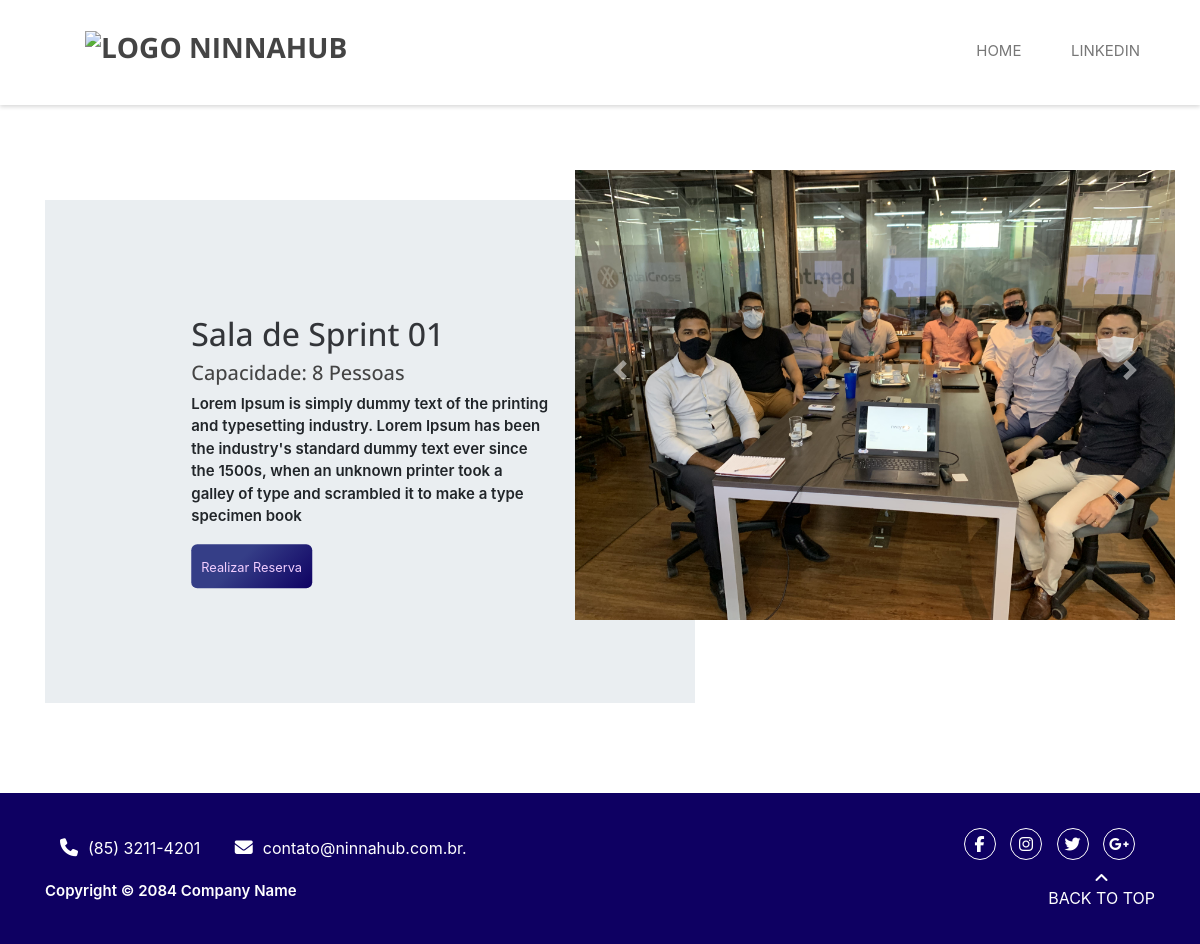
The app's page /4, older data.
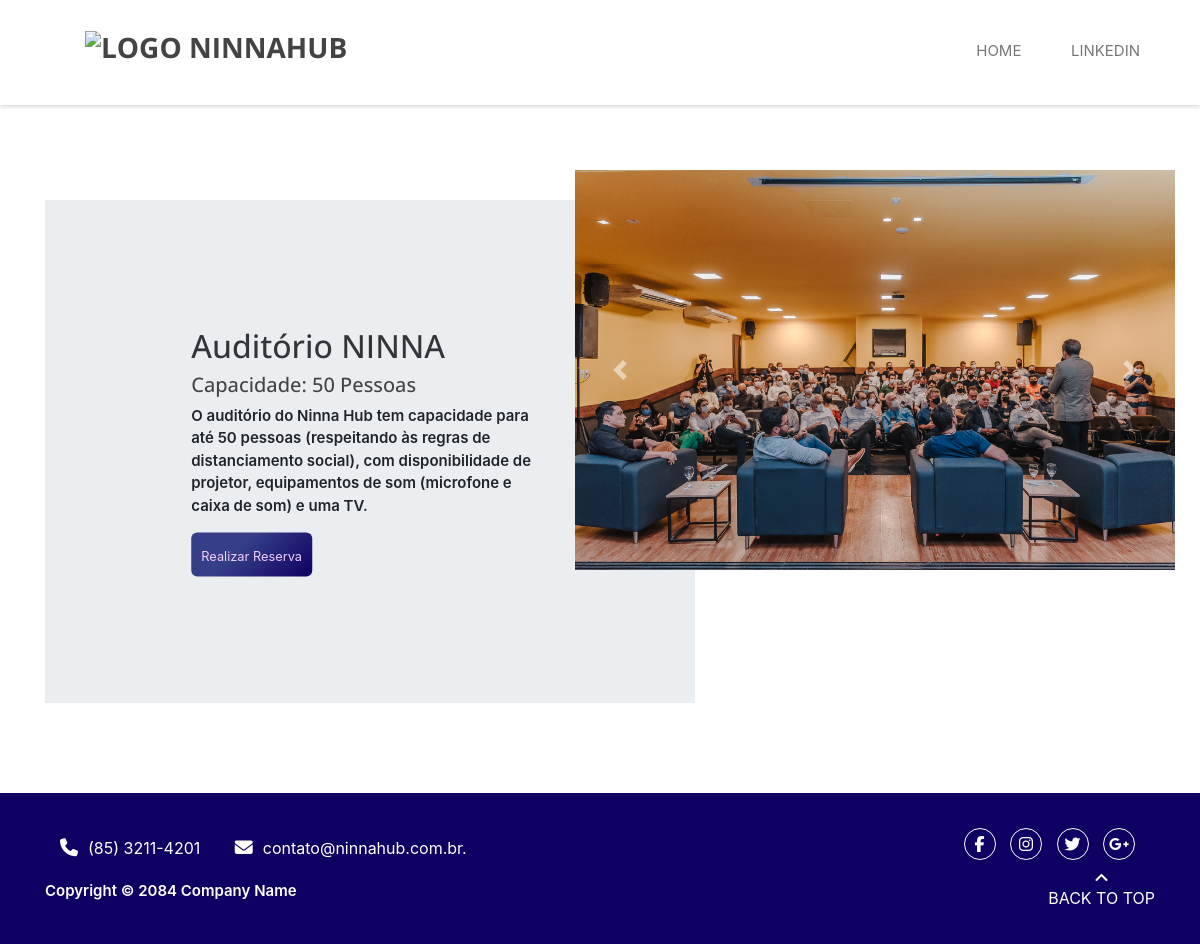
The same page, newer data.
### administrador/models.py (models this page shows, shortened)
class Espacos(models.Model):
    nome = models.CharField(max_length=30)
    descricao = models.TextField(max_length=1000)
    capacidade = models.IntegerField(default=0)
    imagem1 = models.ImageField(upload_to='fotos/espacos/imagem1', blank=True)
    imagem2 = models.ImageField(upload_to='fotos/espacos/imagem2', blank=True)
    imagem3 = models.ImageField(upload_to='fotos/espacos/imagem3', blank=True)
    imagem4 = models.ImageField(upload_to='fotos/espacos/imagem4', blank=True)
    imagem5 = models.ImageField(upload_to='fotos/espacos/imagem5', blank=True)

### reserva/views.py (the view)
# urls.py: path('<int:espaco_id>', views.descricao, name='descricao'),
def descricao(request, espaco_id):
    espaco = get_object_or_404(Espacos, pk=espaco_id)
    return render(request, 'descricao.html', {'espaco' : espaco})

### reserva/templates/descricao.html (shortened to what this page needs)
{% extends 'base.html' %}
{% load static %}
{% block 'body' %}
{% include 'partials/_navbar-registro.html' %}
  <main id="tentativa">
    <div class="container">
      <div class="filho">
        <div class="card-informativo">
          <div class="conteudo-card">
            <h2>{{espaco.nome}}</h2>
            <h5>Capacidade: {{espaco.capacidade}} Pessoas</h5>
            <p>{{espaco.descricao}}</p>
            <div>
              <a href="{% url 'registro'%}"><button type="button" class="button"><small></i>Realizar Reserva</small></button></a>
            </div>
          </div>
        </div>
        <div id="carouselExampleFade" class="carousel slide carousel-fade" data-ride="carousel">
          <div class="carousel-inner">
            <div class="carousel-item active">
              <img src="{{ espaco.imagem1.url }}" class="d-block w-100" alt="...">
            </div>
          </div>
          <a class="carousel-control-prev" href="#carouselExampleFade" role="button" data-slide="prev">
            <span class="carousel-control-prev-icon" aria-hidden="true"></span>
          </a>
          <a class="carousel-control-next" href="#carouselExampleFade" role="button" data-slide="next">
            <span class="carousel-control-next-icon" aria-hidden="true"></span>
          </a>
        </div>
      </div>
    </div>
  </main>
{% include 'partials/_footer.html' %}
{% endblock %}

### templates/base.html (shortened to what this page needs)
{% load static %}
<!DOCTYPE html>
<html lang="pt-br">
<head>
    <link href="{% static 'reserva/bootstrap/css/bootstrap.css' %}" rel="stylesheet" media="screen">
    <link rel="stylesheet" href="{% static 'reserva/css/misc.css' %}">
    <link rel="stylesheet" href="{% static 'reserva/css/animate.css' %}">
    <link rel="stylesheet" href="{% static 'reserva/css/main.css' %}">
    <link rel="stylesheet" href="{% static 'reserva/css/gerenciar-usuario.css'%}">
    <link rel="stylesheet" href="{% static 'reserva/css/base.css'%}">
    <link rel="stylesheet" href="{% static 'reserva/css/style.css'%}">
    <link rel="stylesheet" href="{% static 'reserva/css/descrição.css'%}">
    <link rel="stylesheet" href="http://use.fontawesome.com/releases/v5.7.2/css/all.css">
    <link rel="stylesheet" href="{% static 'reserva/bootstrap/css/bootstrap.min.css'%}">
    <link rel="stylesheet" href="{% static 'reserva/css/login.css'%}">
    <link rel="stylesheet" href="{% static 'reserva/css/font-awesome.min.css'%}">
    <link rel="stylesheet" href="{% static 'reserva/css/admin.css'%}">
    <link rel="stylesheet" href="{% static 'reserva/css/check.css'%}"/>
</head>
<body>
    {% block 'body' %}{% endblock %}
</body>
</html>

### reserva/templates/partials/_navbar-registro.html (shortened to what this page needs)
{%load static%}
<div id="home">
    <div class="site-header">
        <div class="main-header">
            <div class="container">
                <div class="row">
                    <div class="col-md-4 col-sm-4 col-xs-6">
                        <div class="logo">
                            <h1><a href="{% url 'home' %}" title="NINNA-HUB"><img src="{% static 'reserva/images/logo-nina.png' %}" alt="Logo NinnaHub" width="30%"></a></h1>
                        </div>
                    </div>
                    <div class="col-md-8 col-sm-8 col-xs-6">
                        <div class="menu text-right d-none d-md-block">
                            <ul>
                                <li><a href="{% url 'home' %}" class="external">Home</a></li>
                                <li><a href="https://www.linkedin.com/company/ninna-ventures/" class="external">LinkedIn</a></li>
                            </ul>
                        </div>
                    </div>
                </div>
            </div>
        </div>
    </div>
</div>

### administrador/templates/partials/_footer.html
<div class="site-footer">
    <div class="container">
        <div class="top-header">
            <div class="container">
                <div class="row">
                    <div class="col-md-6 col-sm-6">
                        <div class="left-header">
                            <span><i class="fa fa-phone"></i>(85) 3211-4201</span>
                            <span><i class="fa fa-envelope"></i>contato@ninnahub.com.br.</span>
                        </div>
                    </div>
                    <div class="col-md-6 col-sm-6">
                        <div class="right-header text-right">
                            <ul class="social-icons">
                                <li><a href="#" class="fa fa-facebook"></a></li>
                                <li><a href="#" class="fa fa-instagram"></a></li>
                                <li><a href="#" class="fa fa-twitter"></a></li>
                                <li><a href="#" class="fa fa-google-plus"></a></li>
                            </ul>
                        </div>
                    </div>
                </div>
            </div>
        </div>
        <div class="row">
            <div class="col-md-8 col-sm-8 col-xs-12">
                <p>Copyright &copy; 2084 Company Name</p>
            </div>
            <div class="col-md-4 col-sm-4 col-xs-12">
                <div class="go-top">
                    <a href="#" id="go-top">
                        <i class="fa fa-angle-up"></i>
                        Back to Top
                    </a>
                </div>
            </div>
        </div>
    </div>
</div>

### templates/static/reserva/css/main.css (style rules this page uses)
html, body, div, span, applet, object, iframe, h1, h2, h3, h4, h5, h6, p, blockquote, pre, a, abbr, acronym, address, big, cite, code, del, dfn, em, ins, kbd, q, s, samp, small, strike, strong, sub, sup, tt, var, b, u, i, center, dl, dt, dd, ol, ul, li, fieldset, form, label, legend, table, caption, tbody, tfoot, thead, tr, th, td, article, aside, canvas, details, embed, figure, figcaption, footer, header, hgroup, menu, nav, output, ruby, section, summary, time, mark, audio, video { margin: 0; padding: 0; border: 0; font-size: 100%; font: inherit; vertical-align: baseline; }
html,body { width: 100%; overflow-x: hidden; }
.row { margin-left:-85px; margin-right: -85px ; }
body { line-height: 1; }
ol, ul { list-style: none; }
body { font: 13px/23px "Open Sans", sans-serif; -webkit-font-smoothing: antialiased; word-wrap: break-word; color: #777777; }
a { -webkit-transition: all 0.2s ease-in-out; -moz-transition: all 0.2s ease-in-out; -ms-transition: all 0.2s ease-in-out; -o-transition: all 0.2s ease-in-out; transition: all 0.2s ease-in-out; }
h1, h2, h3, h4, h5, h6 { font-family: "Open Sans", sans-serif; color: #444444; }
.top-header .right-header ul.social-icons, .main-header .menu ul { padding: 0; margin: 0; list-style: none; }
.top-header { background: #0e0062; color: white; padding: 10px 0; }
.top-header .left-header span { display: inline-block; margin: 8px 30px 0 0; }
.top-header .left-header span i { margin-right: 10px; font-size: 18px; }
.top-header .right-header ul.social-icons li { display: inline-block; }
.top-header .right-header ul.social-icons li a { color: white; width: 32px; height: 32px; text-align: center; line-height: 30px; border: 1px solid white; -webkit-border-radius: 16px; border-radius: 16px; margin: 0 5px; }
.main-header { position: fixed; width: 100%; z-index: 9999; padding: 30px 0; background: white; -webkit-box-shadow: 0 2px 4px rgba(1, 1, 1, 0.15) ; -moz-box-shadow: 0 2px 4px rgba(1, 1, 1, 0.15) ; box-shadow: 0 2px 4px rgba(1, 1, 1, 0.15) ; -webkit-transition: all 0.4s ease-in-out; -moz-transition: all 0.4s ease-in-out; -ms-transition: all 0.4s ease-in-out; -o-transition: all 0.4s ease-in-out; transition: all 0.4s ease-in-out; }
.main-header .logo { margin-top: 0px; padding-left: 40px; }
.main-header .logo h1 { font-size: 28px; font-weight: 700; text-transform: uppercase; }
.main-header .logo h1 a { color: #444444; }
.main-header .menu { margin-top: 10px; }
.main-header .menu ul li { display: inline-block; margin-left: 15px; }
.main-header .menu ul li a { text-transform: uppercase; color: #777777; font-size: 15px; padding: 8px 15px; -webkit-border-radius: 3px; border-radius: 3px; }
.site-footer { margin-top: 100px; background-color: #0e0062; color: white; padding: 40px; padding-left: 40px ; padding-right: 40px ; width: 100%; }
.site-footer p { margin-top: 10px; }
.site-footer a { color: white; text-align: center; display: block; }
.site-footer .go-top { float: right; text-transform: uppercase; }
.site-footer .go-top i { display: block; }

### templates/static/reserva/css/gerenciar-usuario.css (style rules this page uses)
main { margin-top: 180px; margin-bottom: 90px; }

### templates/static/reserva/css/base.css (style rules this page uses)
:root { --branco: #FFF; --cinza: #808080; --azul-ninna: #00257A; --azul-escuro-ninna: #001c5c; --verde-ninna: #57B952; --branco-ninna: #ECEDEE; --preto-ninna: #000; --fonte-ninna: 'Poppins', sans-serif; }

### templates/static/reserva/css/descrição.css (style rules this page uses)
main { margin-top: 200px; }
.filho { display: flex; position: relative; }
h2 { font-size: 70px; font-weight: bold; margin-bottom: 20px; }
p { font-size: 14px; line-height: 1.50; }
h2, h3 { color: #333539; }
#carouselExampleFade { width: 600px; height: 400px; position: absolute; top: -30px; right: -20px; }
.card-informativo { width: 650px; height: 503px; margin-right: 10px; background-color: #eaeef1; position: relative; }
.conteudo-card { width: 55%; height: auto; position: absolute; top: 50%; left: 50%; transform: translate(-50%, -50%); }
.button { background: linear-gradient(135deg, rgb(53,62,135) 39%,rgb(14,0,98) 101%); border: none; border-radius: 6px; padding: 10px 10px }

### templates/static/reserva/css/login.css (style rules this page uses)
p { font-weight: 600; font-size: 15px; }
small { color: #F2CEFF; }
.site-footer { margin-top: 10px; }

### templates/static/reserva/css/check.css (style rules this page uses)
* { margin: 0; padding: 0; }
a { text-decoration: none; }

Row changes from the older to the newer data that the page shows:
changed Espacos: nome "Sala de Sprint 01" → "Auditório NINNA"; capacidade "8" → "50"; descricao "Lorem Ipsum is simply dummy text of the printing and typesetting industry. Lorem Ipsum has been the industry's standard dummy text ever since the 1500s, when an unknown printer took a galley of type and scrambled it to make a type specimen book" → "O auditório do Ninna Hub tem capacidade para até 50 pessoas (respeitando às regras de distanciamento social), com disponibilidade de projetor, equipamentos de som (microfone e caixa de som) e uma TV."; imagem1: a different picture
